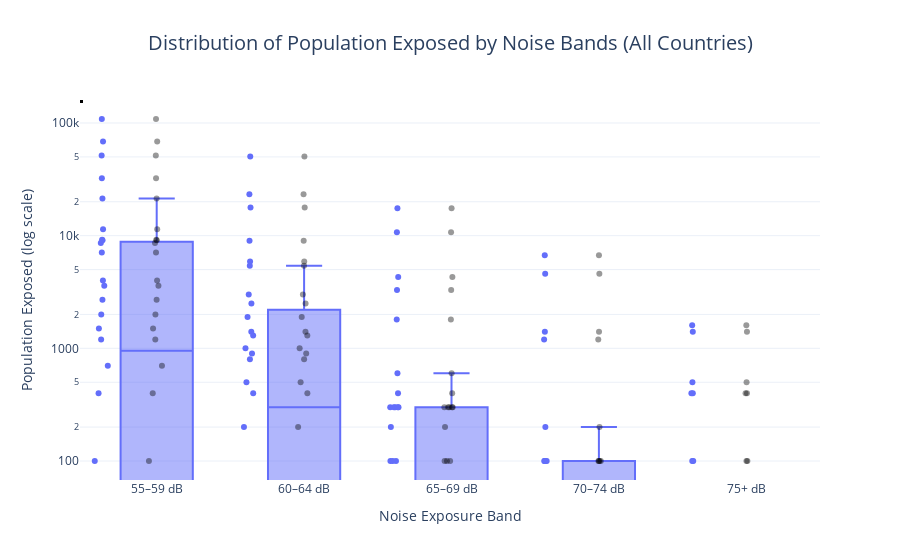

Write notebook code for a chart like this one.
### Markdown cell above
### Visualization 3: Daytime vs Nighttime Exposure (bubble plot)
“This scatter compares daytime and nighttime exposure. Countries above the diagonal line experience relatively more nighttime disturbance—often linked to sleep disruption and health risks.”

### Code cell
# Define mapping for prettier labels
band_labels = {
    "Lden_55_59": "55–59 dB",
    "Lden_60_64": "60–64 dB",
    "Lden_65_69": "65–69 dB",
    "Lden_70_74": "70–74 dB",
    "Lden_over_75": "75+ dB"
}

exposure_cols = list(band_labels.keys())

# Melt the dataframe
df_melted = df_country.melt(
    id_vars="Country",
    value_vars=exposure_cols,
    var_name="Noise Band",
    value_name="Exposed"
)

# Replace raw codes with nice labels
df_melted["Noise Band"] = df_melted["Noise Band"].map(band_labels)

# Create enhanced box plot
fig3 = px.box(
    df_melted,
    x="Noise Band",
    y="Exposed",
    title="Distribution of Population Exposed by Noise Bands (All Countries)",
    labels={"Exposed": "Population Exposed"},
    template="plotly_white",
    points="all",          # Show all points
    boxmode="overlay"       # Overlay medians & distributions
)

# Add jittered scatter points for clarity
fig3.add_trace(
    px.strip(
        df_melted,
        x="Noise Band",
        y="Exposed",
        color_discrete_sequence=["rgba(0,0,0,0.4)"], # grey transparent dots
        stripmode="overlay"
    ).data[0]
)

# Layout adjustments
fig3.update_layout(
    title_x=0.5,
    title_font=dict(size=20),
    xaxis_title="Noise Exposure Band",
    yaxis_title="Population Exposed (log scale)",
    yaxis_type="log"
)

# Save high-resolution
fig3.write_image("viz3_distribution_noise_bands_log_jitter.png", scale=3, width=2000, height=1200)
fig3.show()

### Figure 1 — Plotly figure (JSON) as saved in the notebook; plotly's stock layout.template omitted (floating-point values rounded to 4 significant figures; data arrays with more than 128 entries replaced by an {"elided": "..."} marker saying what was removed)
{"data": [{"alignmentgroup": "True", "boxpoints": "all", "hovertemplate": "Noise Band=%{x}<br>Population Exposed=%{y}<extra></extra>", "legendgroup": "", "marker": {"color": "#636efa"}, "name": "", "notched": false, "offsetgroup": "", "orientation": "v", "showlegend": false, "type": "box", "x": {"elided": "160 str values"}, "x0": " ", "xaxis": "x", "y": {"elided": "160 int values"}, "y0": " ", "yaxis": "y"}, {"alignmentgroup": "True", "boxpoints": "all", "fillcolor": "rgba(255,255,255,0)", "hoveron": "points", "hovertemplate": "Noise Band=%{x}<br>Exposed=%{y}<extra></extra>", "legendgroup": "", "line": {"color": "rgba(255,255,255,0)"}, "marker": {"color": "rgba(0, 0, 0, 0.4)"}, "name": "", "offsetgroup": "", "orientation": "v", "pointpos": 0, "showlegend": false, "type": "box", "x": {"elided": "160 str values"}, "x0": " ", "xaxis": "x", "y": {"elided": "160 int values"}, "y0": " ", "yaxis": "y"}], "layout": {"autosize": true, "boxmode": "overlay", "legend": {"tracegroupgap": 0}, "title": {"font": {"size": 20}, "text": "Distribution of Population Exposed by Noise Bands (All Countries)", "x": 0.5}, "xaxis": {"anchor": "y", "autorange": true, "domain": [0, 1], "range": [-0.516, 4.5], "title": {"text": "Noise Exposure Band"}, "type": "category"}, "yaxis": {"anchor": "x", "autorange": true, "domain": [0, 1], "range": [1.831, 5.204], "title": {"text": "Population Exposed (log scale)"}, "type": "log"}}}
